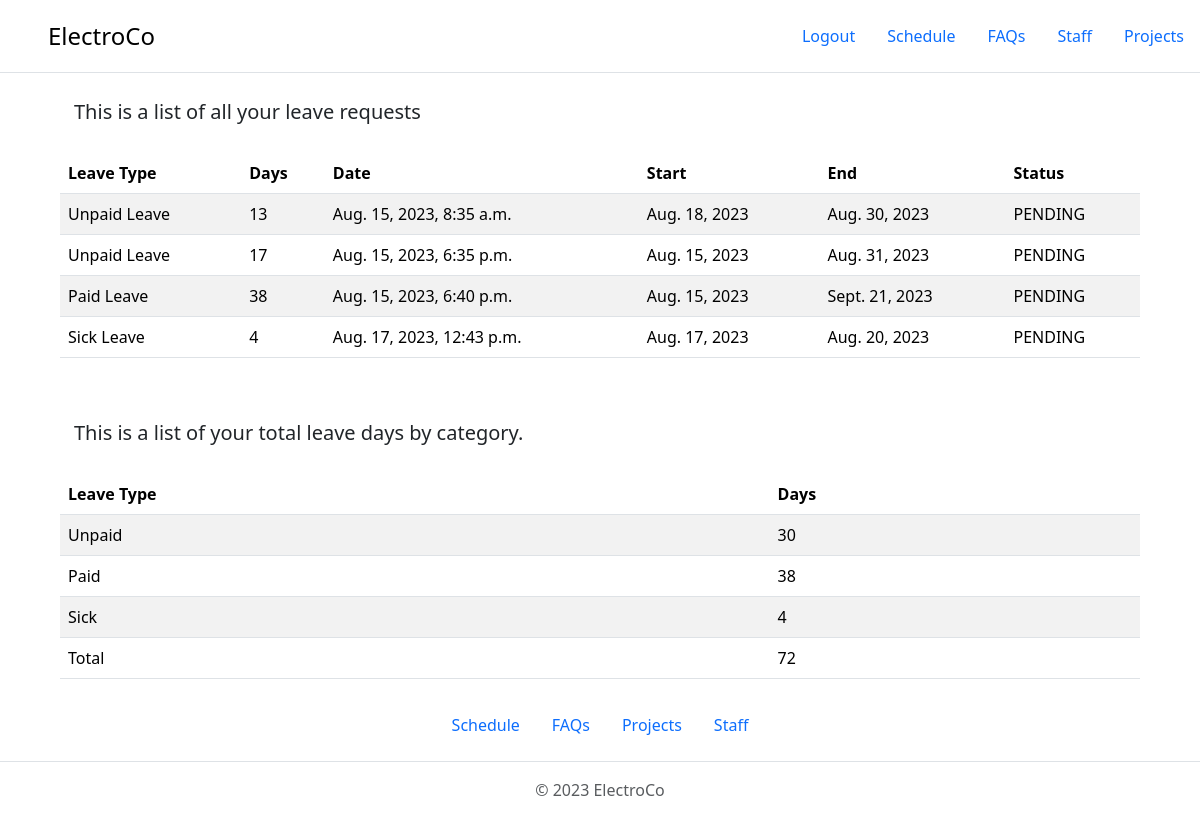
The page /faqs/annual_statement/ (signed in) on the database its author committed.
### ProjectManagement/faqs/models.py (models this page shows, shortened)
class LeaveApplication(models.Model):
    CHOICES = (
        ('SICK_LEAVE', 'Sick Leave'),
        ('PAID_LEAVE', 'Paid Leave'),
        ('UNPAID_LEAVE', 'Unpaid Leave'),
    )
    CHOICES_STATUS = (
        ('PENDING', 'Pending'),
        ('CONFIRMED', 'Confirmed'),
        ('DECLINED', 'Declined'),
    )
    worker = models.ForeignKey('accounts.WorkerUser', on_delete=models.SET_NULL, null=True)
    date = models.DateTimeField(auto_now_add=True)
    reason = models.TextField(max_length=300, blank=False, null=False)
    start_date = models.DateField(blank=False, null=False)
    end_date = models.DateField(blank=False, null=False)
    days_requested = models.PositiveIntegerField(blank=True, null=True)
    leave_type = models.CharField(max_length=30, choices=CHOICES, default='UNPAID_LEAVE', blank=False, null=False)
    status = models.CharField(max_length=30, choices=CHOICES_STATUS, default='PENDING', blank=False, null=False)

### ProjectManagement/faqs/views.py (the view)
# urls.py: path('annual_statement/', annual_statement_page_view, name='annual-statement-page'),
@login_required
def annual_statement_page_view(request):
    worker = request.user
    context = {
        'worker': worker,
    }
    return render(request, 'faqs/faqs-annual-statement-page.html', context)

### ProjectManagement/accounts/models.py (called while the page is built)
    @property
    def get_leave(self):
        days = {
            'Unpaid': 0,
            'Paid': 0,
            'Sick': 0,
            'Total': 0,
        }
        leave_requests = LeaveApplication.objects.filter(worker=self)
        for request in leave_requests:
            days['Total'] += request.days_requested
            if request.leave_type == 'UNPAID_LEAVE':
                days['Unpaid'] += request.days_requested
            elif request.leave_type == 'PAID_LEAVE':
                days['Paid'] += request.days_requested
            else:
                days['Sick'] += request.days_requested
        return days

    @property
    def get_leave_all(self):
        leave_requests = LeaveApplication.objects.filter(worker=self)
        return leave_requests

### templates/faqs/faqs-annual-statement-page.html
{% extends 'base.html' %}
{% block content %}
    <p class="lead" style="margin-left: 74px;">This is a list of all your leave requests</p>
    <table class="table table-striped" style="margin: 10px auto;
                max-width: 90%;">
        <thead>
        <tr>
            <th scope="col">Leave Type</th>
            <th scope="col">Days</th>
            <th scope="col">Date</th>
            <th scope="col">Start</th>
            <th scope="col">End</th>
            <th scope="col">Status</th>
        </tr>
        </thead>
        <tbody>
        {% for request in worker.get_leave_all %}
            <tr>
                <td>{{ request.get_leave_type_display }}</td>
                <td>{{ request.days_requested }}</td>
                <td>{{ request.date }}</td>
                <td>{{ request.start_date }}</td>
                <td>{{ request.end_date }}</td>
                <td>{{ request.status }}</td>
            </tr>
        {% endfor %}
        </tbody>
    </table>
    <p class="lead" style="margin-left: 74px;  margin-top: 50px;">This is a list of your total leave days by category.</p>
    <table class="table table-striped" style="margin: 10px auto;
    max-width: 90%;">
        <thead>
        <tr>
            <th scope="col">Leave Type</th>
            <th scope="col">Days</th>
        </tr>
        </thead>
        <tbody>
        {% for key, value in worker.get_leave.items %}
            <tr>
                <td>{{ key }}</td>
                <td>{{ value }}</td>
            </tr>
        {% endfor %}
        </tbody>
    </table>
{% endblock %}

### rows shown on the page
LeaveApplication: leave_type "Unpaid Leave", days_requested "13", date "Aug. 15, 2023, 8:35 a.m.", start_date "Aug. 18, 2023", end_date "Aug. 30, 2023", status "PENDING"
LeaveApplication: leave_type "Unpaid Leave", days_requested "17", date "Aug. 15, 2023, 6:35 p.m.", start_date "Aug. 15, 2023", end_date "Aug. 31, 2023", status "PENDING"
LeaveApplication: leave_type "Paid Leave", days_requested "38", date "Aug. 15, 2023, 6:40 p.m.", start_date "Aug. 15, 2023", end_date "Sept. 21, 2023", status "PENDING"
LeaveApplication: leave_type "Sick Leave", days_requested "4", date "Aug. 17, 2023, 12:43 p.m.", start_date "Aug. 17, 2023", end_date "Aug. 20, 2023", status "PENDING"

### other values the page prints
{{ key }} "Unpaid" "Paid" "Sick" "Total"
{{ value }} "30" "38" "4" "72"
